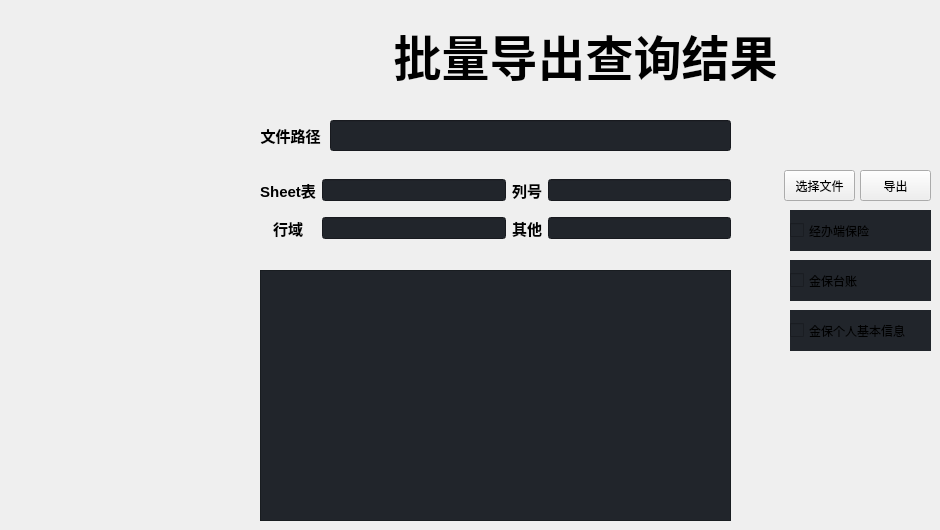
                       <widget class="QWidget" name="batch_2">
                        <widget class="QLabel" name="lb_file_batch_2">
                         <property name="geometry">
                          <rect>
                           <x>260</x>
                           <y>120</y>
                           <width>61</width>
                           <height>31</height>
                          </rect>
                         </property>
                         <property name="text">
                          <string>&lt;html&gt;&lt;head/&gt;&lt;body&gt;&lt;p align=&quot;center&quot;&gt;&lt;span style=&quot; font-size:11pt; font-weight:700;&quot;&gt;文件路径&lt;/span&gt;&lt;/p&gt;&lt;/body&gt;&lt;/html&gt;</string>
                         </property>
                        </widget>
                        <widget class="QPushButton" name="pb_select_batch_2">
                         <property name="geometry">
                          <rect>
                           <x>784</x>
                           <y>170</y>
                           <width>71</width>
                           <height>31</height>
                          </rect>
                         </property>
                         <property name="text">
                          <string>选择文件</string>
                         </property>
                        </widget>
                        <widget class="QLineEdit" name="le_input_batch_2">
                         <property name="geometry">
                          <rect>
                           <x>330</x>
                           <y>120</y>
                           <width>401</width>
                           <height>31</height>
                          </rect>
                         </property>
                         <property name="toolTip">
                          <string/>
                         </property>
                         <property name="styleSheet">
                          <string notr="true">background-color: rgb(33, 37, 43);</string>
                         </property>
                        </widget>
                        <widget class="QWidget" name="gridLayoutWidget_2">
                         <property name="geometry">
                          <rect>
                           <x>260</x>
                           <y>170</y>
                           <width>471</width>
                           <height>80</height>
                          </rect>
                         </property>
                         <layout class="QGridLayout" name="gridLayout_4">
                          <item row="0" column="0">
                           <widget class="QLabel" name="lb_sheet_batch_2">
                            <property name="text">
                             <string>&lt;html&gt;&lt;head/&gt;&lt;body&gt;&lt;p align=&quot;center&quot;&gt;&lt;span style=&quot; font-size:11pt; font-weight:700;&quot;&gt;Sheet表&lt;/span&gt;&lt;/p&gt;&lt;/body&gt;&lt;/html&gt;</string>
                            </property>
                           </widget>
                          </item>
                          <item row="0" column="2">
                           <widget class="QLabel" name="lb_colum_batch_2">
                            <property name="text">
                             <string>&lt;html&gt;&lt;head/&gt;&lt;body&gt;&lt;p align=&quot;center&quot;&gt;&lt;span style=&quot; font-size:11pt; font-weight:700;&quot;&gt;列号&lt;/span&gt;&lt;/p&gt;&lt;/body&gt;&lt;/html&gt;</string>
                            </property>
                           </widget>
                          </item>
                          <item row="0" column="1">
                           <widget class="QLineEdit" name="le_sheet_batch_2">
                            <property name="styleSheet">
                             <string notr="true">background-color: rgb(33, 37, 43);</string>
                            </property>
                           </widget>
                          </item>
                          <item row="0" column="3">
                           <widget class="QLineEdit" name="le_colum_batch_2">
                            <property name="styleSheet">
                             <string notr="true">background-color: rgb(33, 37, 43);</string>
                            </property>
                           </widget>
                          </item>
                          <item row="1" column="0">
                           <widget class="QLabel" name="lb_hy_batch_2">
                            <property name="text">
                             <string>&lt;html&gt;&lt;head/&gt;&lt;body&gt;&lt;p align=&quot;center&quot;&gt;&lt;span style=&quot; font-size:11pt; font-weight:700;&quot;&gt;行域&lt;/span&gt;&lt;/p&gt;&lt;/body&gt;&lt;/html&gt;</string>
                            </property>
                           </widget>
                          </item>
                          <item row="1" column="1">
                           <widget class="QLineEdit" name="le_hy_batch_2">
                            <property name="styleSheet">
                             <string notr="true">background-color: rgb(33, 37, 43);</string>
                            </property>
                           </widget>
                          </item>
                          <item row="1" column="2">
                           <widget class="QLabel" name="lb_other_batch_2">
                            <property name="text">
                             <string>&lt;html&gt;&lt;head/&gt;&lt;body&gt;&lt;p align=&quot;center&quot;&gt;&lt;span style=&quot; font-size:11pt; font-weight:700;&quot;&gt;其他&lt;/span&gt;&lt;/p&gt;&lt;/body&gt;&lt;/html&gt;</string>
                            </property>
                           </widget>
                          </item>
                          <item row="1" column="3">
                           <widget class="QLineEdit" name="le_other_batch_2">
                            <property name="styleSheet">
                             <string notr="true">background-color: rgb(33, 37, 43);</string>
                            </property>
                           </widget>
                          </item>
                         </layout>
                        </widget>
                        <widget class="QTextBrowser" name="tb_batch_2">
                         <property name="geometry">
                          <rect>
                           <x>260</x>
                           <y>270</y>
                           <width>471</width>
                           <height>251</height>
                          </rect>
                         </property>
                         <property name="styleSheet">
                          <string notr="true">background-color: rgb(33, 37, 43);</string>
                         </property>
                        </widget>
                        <widget class="QCheckBox" name="cb_jbbx_2">
                         <property name="geometry">
                          <rect>
                           <x>790</x>
                           <y>210</y>
                           <width>141</width>
                           <height>41</height>
                          </rect>
                         </property>
                         <property name="styleSheet">
                          <string notr="true">background-color: rgb(33, 37, 43);</string>
                         </property>
                         <property name="text">
                          <string>经办端保险</string>
                         </property>
                        </widget>
                        <widget class="QCheckBox" name="cb_jbtz_2">
                         <property name="geometry">
                          <rect>
                           <x>790</x>
                           <y>260</y>
                           <width>141</width>
                           <height>41</height>
                          </rect>
                         </property>
                         <property name="styleSheet">
                          <string notr="true">background-color: rgb(33, 37, 43);</string>
                         </property>
                         <property name="text">
                          <string>金保台账</string>
                         </property>
                        </widget>
                        <widget class="QCheckBox" name="cb_jbinfo_2">
                         <property name="geometry">
                          <rect>
                           <x>790</x>
                           <y>310</y>
                           <width>141</width>
                           <height>41</height>
                          </rect>
                         </property>
                         <property name="styleSheet">
                          <string notr="true">background-color: rgb(33, 37, 43);</string>
                         </property>
                         <property name="text">
                          <string>金保个人基本信息</string>
                         </property>
                        </widget>
                        <widget class="QLabel" name="lb_title_batch_2">
                         <property name="geometry">
                          <rect>
                           <x>380</x>
                           <y>20</y>
                           <width>411</width>
                           <height>61</height>
                          </rect>
                         </property>
                         <property name="text">
                          <string>&lt;html&gt;&lt;head/&gt;&lt;body&gt;&lt;p align=&quot;center&quot;&gt;&lt;span style=&quot; font-size:36pt; font-weight:700;&quot;&gt;批量导出查询结果&lt;/span&gt;&lt;/p&gt;&lt;/body&gt;&lt;/html&gt;</string>
                         </property>
                        </widget>
                        <widget class="QPushButton" name="pb_run_batch_2">
                         <property name="geometry">
                          <rect>
                           <x>860</x>
                           <y>170</y>
                           <width>71</width>
                           <height>31</height>
                          </rect>
                         </property>
                         <property name="text">
                          <string>导出</string>
                         </property>
                        </widget>
                       </widget>
